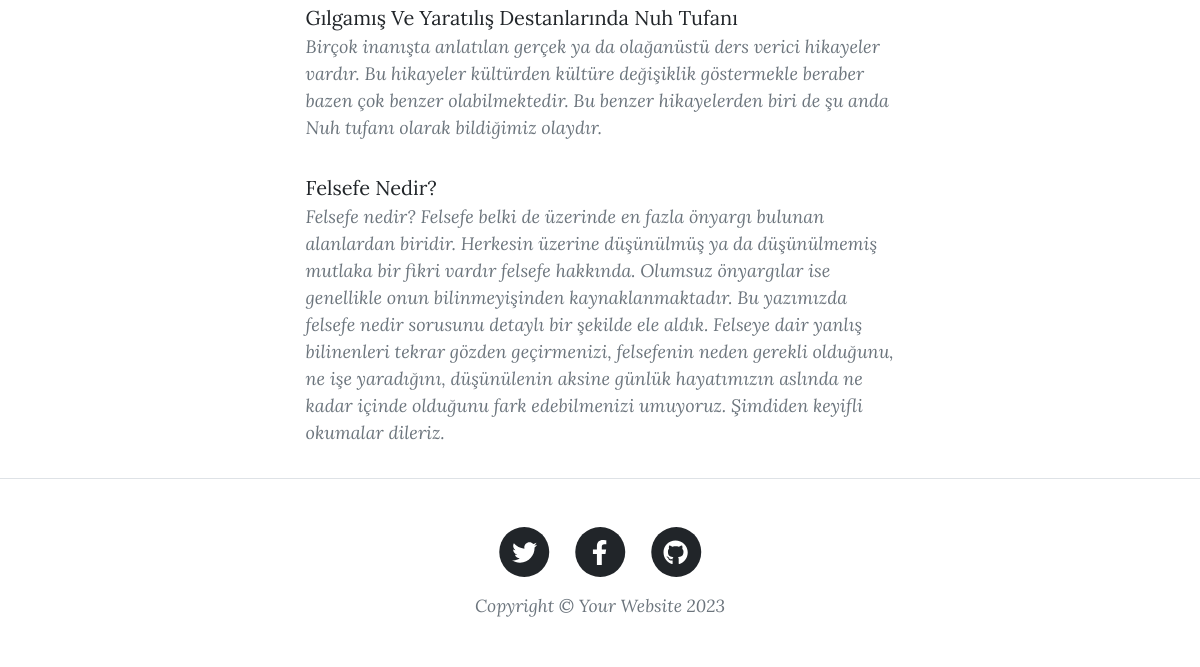
Page /post2 (lower part) on the earlier database version.
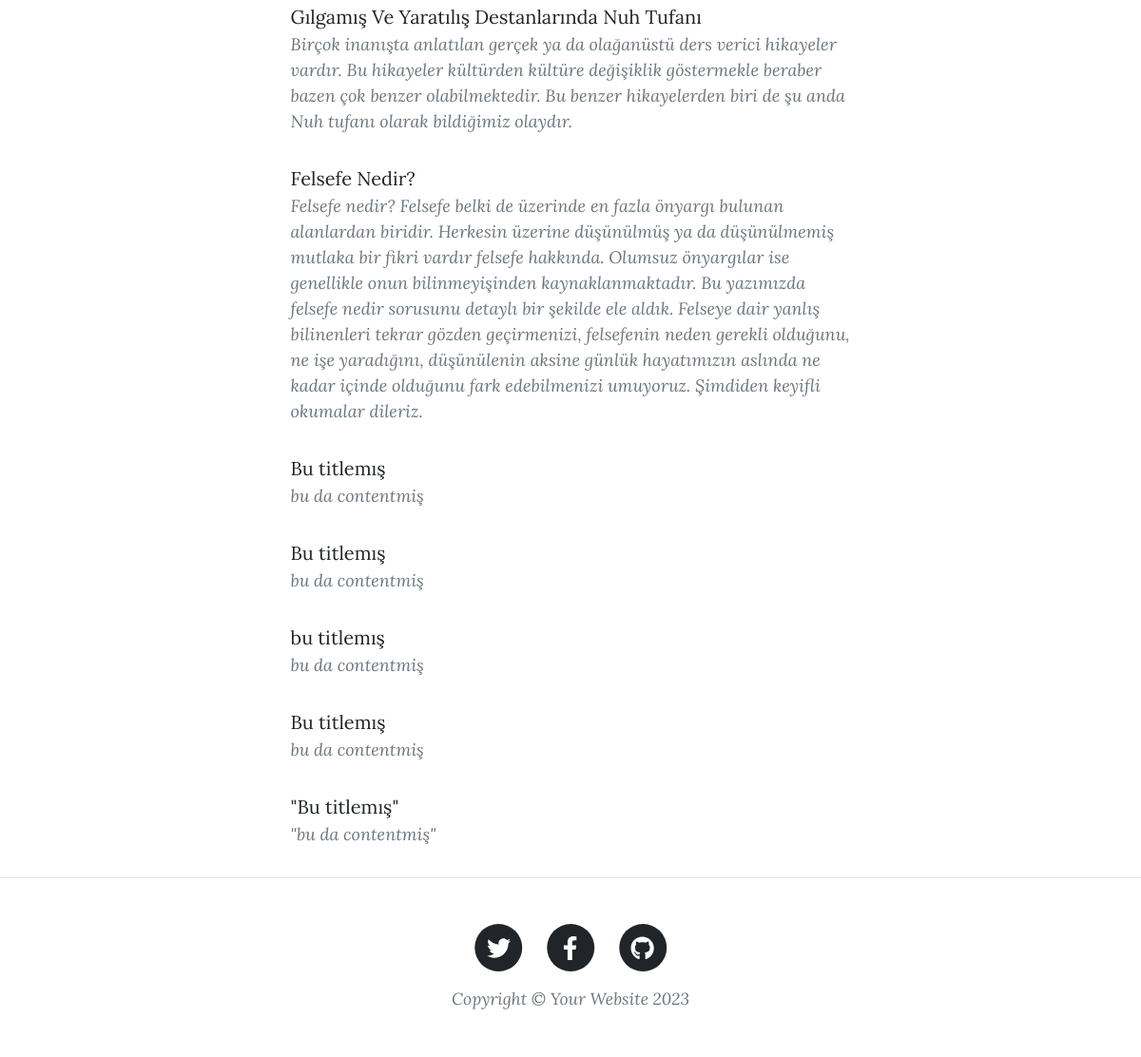
Same page on the later database version.
### tables this page shows
CREATE TABLE blogs (id INTEGER PRIMARY KEY AUTOINCREMENT, title TEXT, subtitle TEXT, content TEXT, created_on TEXT, updated_on TEXT);

### flaskblog.py (the view)
@app.route('/post2')
def post2():
    conn = sqlite3.connect('blog.db')
    db = conn.cursor()
    cur = db.execute('SELECT * FROM blogs')
    rows = cur.fetchall()
    posts_data = []
    for row in rows:
        posts_data.append({"id": row[0], "title": row[1], "subtitle":row[2], "content": row[3], "created_on": row[4]})
    conn.close()
    return render_template('post2.html', rows=posts_data)

### templates/post2.html
{% extends "postbase.html" %}
{% block content %}
<div class="post-preview">
    {% for row in rows %}
        <a  class="post-title" href="/post/{{ row.id }}">{{ row.title }}</a>
        <p class="post-meta">{{ row.content }}</p>
    {% endfor %}
</div>
{% endblock %}

Differences in the rows shown:
added blogs: title "Bu titlemış", content "bu da contentmiş"
added blogs: title "Bu titlemış", content "bu da contentmiş"
added blogs: title "bu titlemış", content "bu da contentmiş"
added blogs: title "Bu titlemış", content "bu da contentmiş"
added blogs: title "\"Bu titlemış\"", content "\"bu da contentmiş\""
